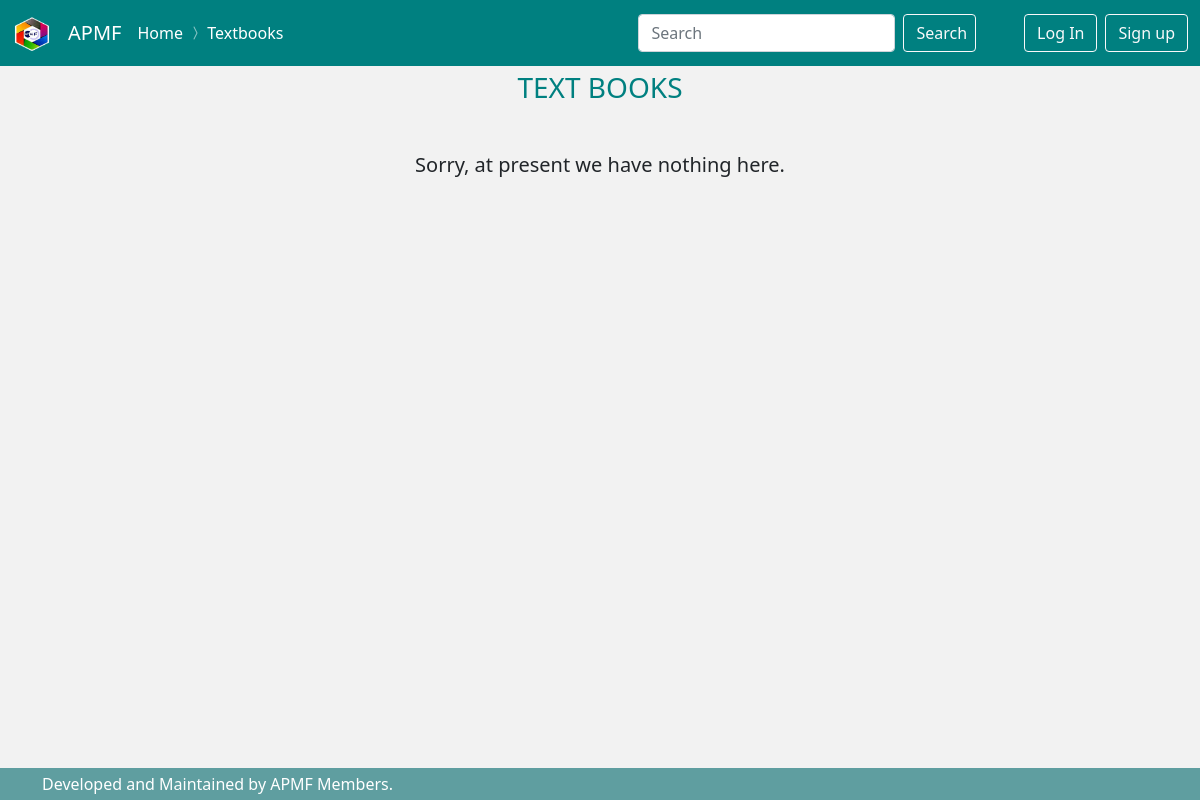
/textbook/list/, run on an earlier commit of the app's database.
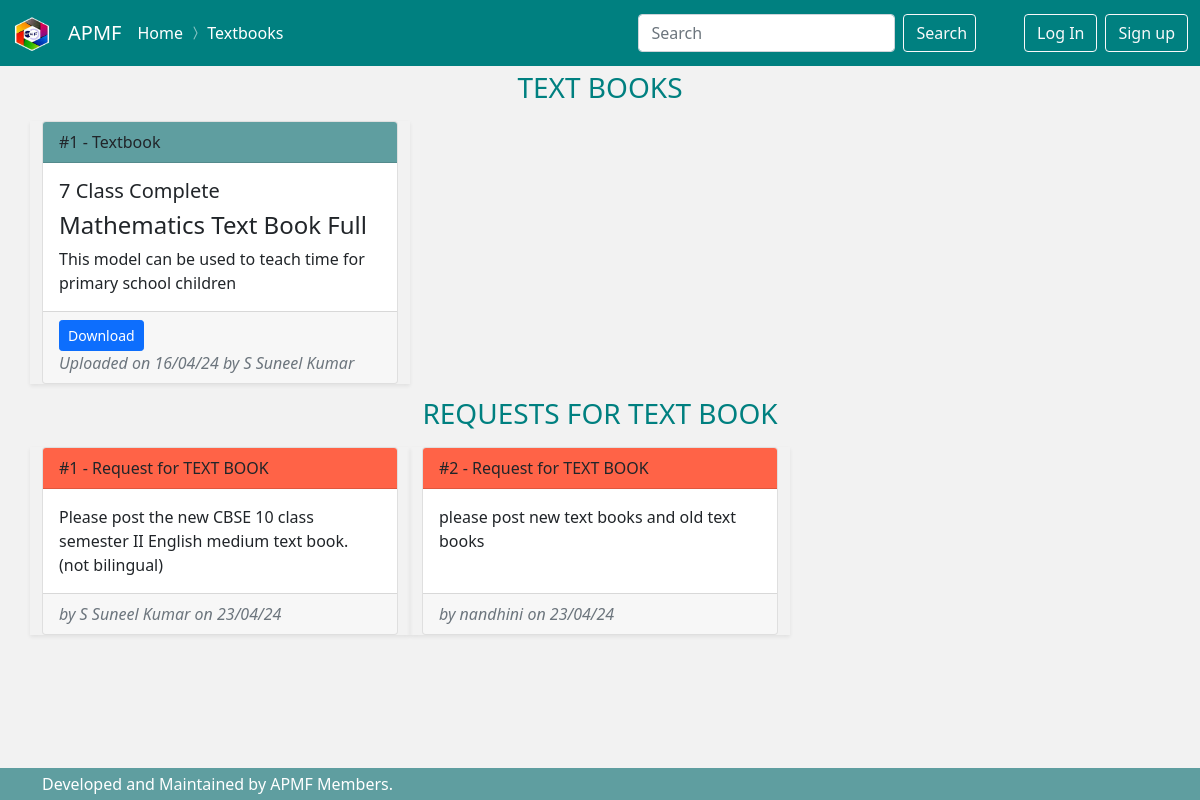
And on a later commit of the database.
### textbooks/models.py (models this page shows, shortened)
class Textbook(Item):
    SEMESTER_CHOICES = (
        ('semester 1','Semester 1'),
        ('semester 2', 'Semester 2'),
        ('complete', 'Complete'),
    )
    semester = models.CharField(max_length = 20, choices = SEMESTER_CHOICES)
    title = models.CharField(max_length = 50)
    class Meta:
        ordering = [
            ("-standard"),
        ]

### users/models.py (models this page shows, shortened)
class MyUser(AbstractBaseUser):
    email=models.EmailField(
        verbose_name ='email address',
        max_length = 255,
        unique = True,
    )
    phone_number = models.CharField(max_length=10, validators=[RegexValidator(regex='^(\+?\d{1,3})?[-.\s]?\(?\d{3}\)?[-.\s]?\d{3}[-.\s]?\d{4}$')])
    name = models.CharField(max_length=50)
    is_active = models.BooleanField(default=True)
    is_admin = models.BooleanField(default=False)
    objects = MyUserManager()
    USERNAME_FIELD = 'email'
    REQUIRED_FIELDS = ['phone_number', 'name']

### requestitem/models.py (models this page shows, shortened)
class Message(models.Model):
    REQUEST_CHOICES = (
        ('text_book','TEXT BOOK'),
        ('other_book','OTHER BOOK'),
        ('lesson_plan','LESSON PLAN'),
        ('project','PROJECT WORK'),
        ('question_paper','QUESTION PAPER'),
        ('notes','TEACHING NOTES'),
        ('solutions', 'SOLUTIONS'),
        ('ppt','PPTs'),
        ('teaching_video','TEACHING VIDEOS'),
        ('other_video','OTHER VIDEOS'),
        ('worksheet','WORKSHEETS'),
        ('mcq','MCQs'),
        ('examplar_math', 'EXAMPLAR MATHS'),
        ('nmms_material','NMMS MATERIAL'),
        ('nmms_question_paper','NMMS QUESTION PAPER'),
        ('ict','ICT AND SIMULATIONS'),
        ('ifp_usage','IFP USAGE VIDEO'),
        ('teacher_hand_book','TEACHER HAND BOOKS'),
        ('tlm_photos','TLM PHOTOS'),
        ('lab_manuals','LAB MANUALS'),
        ('keys','PRINCIPLES OF VALUATION / KEYS'),
        ('hot','CASE STUDY & HOT QUESTIONS'),
        ('mind_maps','MIND MAPS'),
        ('quiz', 'QUIZZES'),
        ('other','OTHERS'),
    )
    request_for = models.CharField(max_length=100, choices=REQUEST_CHOICES)
    message = models.TextField('your message')
    name = models.CharField(max_length=100)
    phone_number = models.CharField(max_length=10, blank=True, validators=[RegexValidator(regex='^(\+?\d{1,3})?[-.\s]?\(?\d{3}\)?[-.\s]?\d{3}[-.\s]?\d{4}$')])
    date_added = models.DateTimeField(auto_now_add=True)
    class Meta:
        ordering = ['date_added']
        verbose_name = 'Teahcers request'
        verbose_name_plural = 'Teachers requests'

### textbooks/views.py (the view)
# urls.py: path('list/', views.TextbookListView.as_view(), name="textbook_list"),
class TextbookListView(ListView):
    model = Textbook
    context_object_name = 'textbooks'
    template_name="textbooks/list.html"
    def get_context_data(self, **kwargs):
        context = super().get_context_data(**kwargs)
        context['requests'] = Message.objects.filter(request_for = 'text_book')
        return context

### textbooks/templates/textbooks/list.html (shortened to what this page needs)
{% extends "dashboard/base.html" %}
{% load static %}
{% load crispy_forms_tags %}
{% block navigation %}
<span class="navbar-text" >
  <a href="{% url "home" %}" style ="text-decoration:none">Home</a>
  <i class="bi bi-chevron-compact-right"></i>
  <a href="#" style ="text-decoration:none">Textbooks</a>
</span>
{% endblock navigation %}
{% block content %}
<div class="container mb-2">
    <h3 style="margin-top:5px; text-align: center; color:teal">TEXT BOOKS</h3>
</div>
<div class="container ">
    <div class="row gy-3">
        {% for textbook in textbooks  %}
        <div class="col-sm-12 col-md-6 col-lg-4 col-xl-4 col-xxl-4 shadow-sm">
                <div class="card h-100 box-shadow">
                    <div class="card-header" style="background-color: cadetblue;">
                      #{{forloop.counter}} - Textbook
                    </div>
                    <div class="card-body">
                      <h5 class="card-title">{{textbook.standard}} Class {{textbook.semester|capfirst}}</h5>
                      <h4 class="card-title">{{textbook.title|title}}</h4>
                      <p class="card-text">{{textbook.description}}</p>
                    </div>
                    <div class="card-footer text-muted">
                        <div class="btn-group-justified ">
                        <a href="{{textbook.file.url}}" class="btn btn-primary btn-sm">Download</a>
                        </div>
                      <em class="">Uploaded on {{textbook.date_added|date:'d/m/y'}} by {{textbook.uploaded_by.name|title}}</em>
                    </div>
                  </div>
        </div>
        {% empty %}
        <h5 class="mt-5 text-center">Sorry, at present we have nothing here.</h5>
        {% endfor %}
    </div>
</div>
{% include "dashboard/request.html" %}
{% endblock content %}

### dashboard/templates/dashboard/request.html
{% if requests %}
<div class="container mb-2 mt-2">
  <h3 style="margin-top:5px; text-align: center; color:teal">REQUESTS FOR {{requests.0.get_request_for_display}}</h3>
</div>
<div class="container ">
  <div class="row gy-3">
      {% for  request in requests  %}
      <div class="col-sm-12 col-md-6 col-lg-4 col-xl-4 col-xxl-4 shadow-sm">
              <div class="card h-100 box-shadow">
                  <div class="card-header" style="background-color:tomato;">
                    #{{forloop.counter}} - Request for {{request.get_request_for_display}}
                  </div>
                  <div class="card-body">
                    <p class="card-text">{{request.message}}</p>
                  </div>
                  <div class="card-footer text-muted">
                    <em class="">by {{request.name}}  on {{request.date_added|date:'d/m/y'}}</em>
                  </div>
                </div>
      </div>
      {% endfor %}
  </div>
</div>
{% endif %}

What changed in the data, as far as the page shows it:
added Textbook: standard "7", semester "Complete", title "Mathematics Text Book Full", description "This model can be used to teach time for primary school children", date_added "16/04/24", uploaded_by.name "S Suneel Kumar"
added Message: request_for "TEXT BOOK", message "Please post the new CBSE 10 class semester II English medium text book. (not bilingual)", name "S Suneel Kumar", date_added "23/04/24"
added Message: request_for "TEXT BOOK", message "please post new text books and old text books", name "nandhini", date_added "23/04/24"
Also different on the page:
text no longer shown: "Sorry, at present we have nothing here."
text now shown: "REQUESTS FOR"
